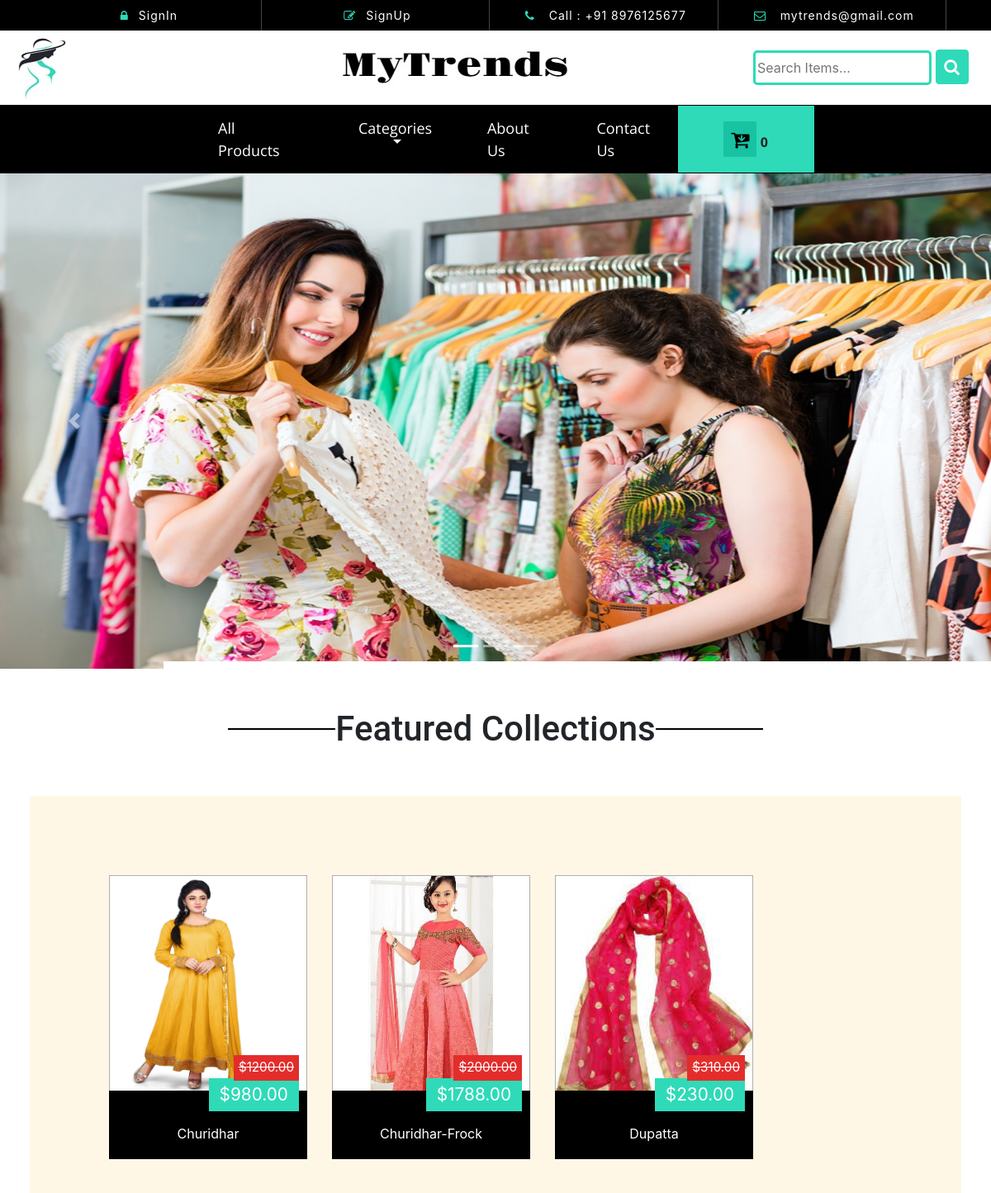
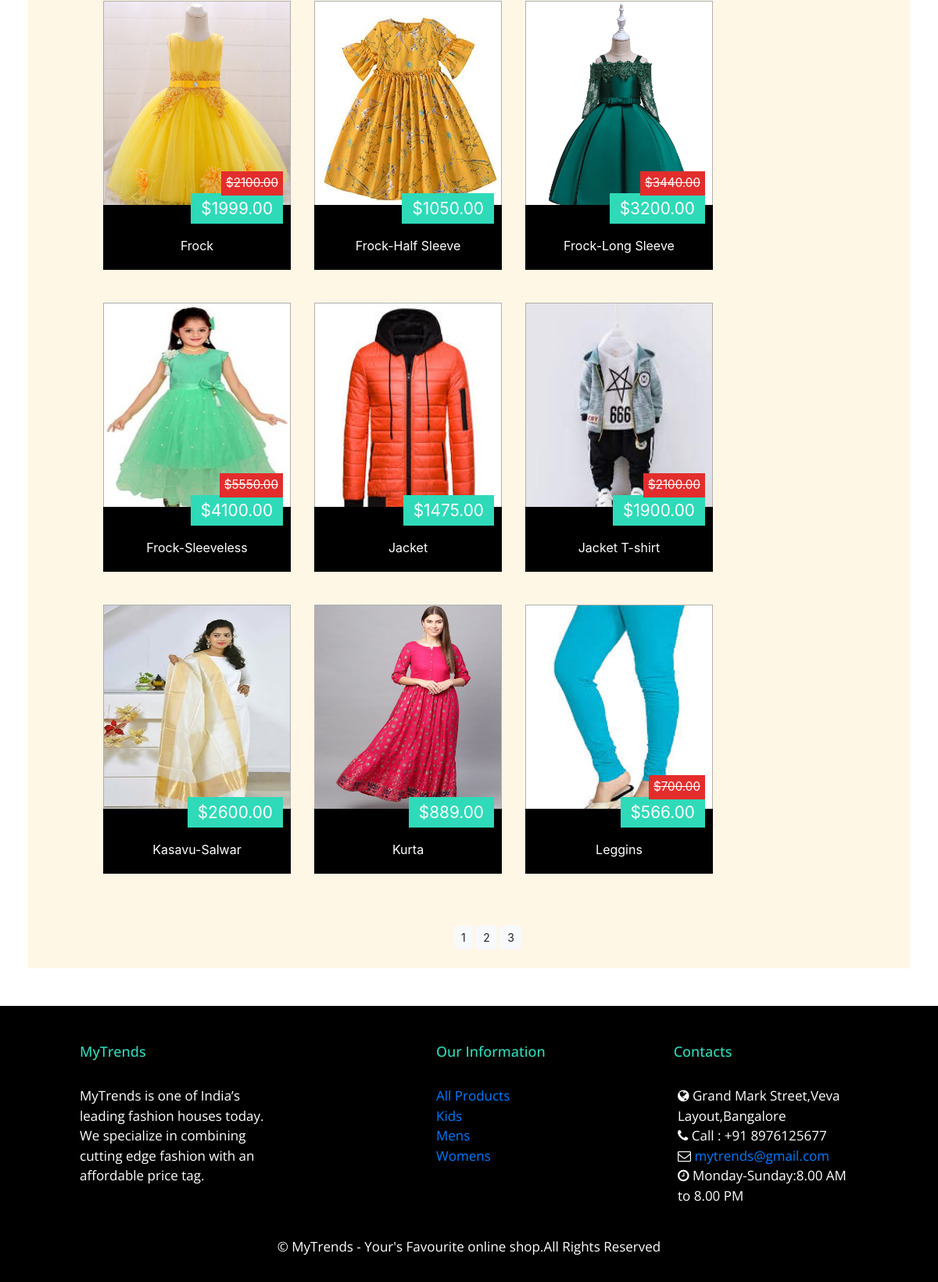
The page /shopapp/ on the database its author committed (2 pictures, top to bottom).
### shopapp/models.py (models this page shows, shortened)
class Product(models.Model):
     name = models.CharField(max_length=250,unique=True)
     slug = models.SlugField(max_length=250,unique=True)
     desc = models.TextField(blank=True)
     image = models.ImageField(upload_to='product',blank=True)
     category = models.ForeignKey(Category,on_delete=models.CASCADE)
     price = models.DecimalField(max_digits=10,decimal_places=2)
     oldprice = models.DecimalField(max_digits=10,decimal_places=2)
     stock = models.IntegerField()
     available = models.BooleanField(default=True)
     created = models.DateTimeField(auto_now=True)
     updated = models.DateTimeField(auto_now=True)
     class Meta:
         ordering=('name',)
         verbose_name='product'
         verbose_name_plural= 'products'
     def get_url(self):
         return reverse("shopapp:prodCatDetail",args=[self.category.slug,self.slug])

class Category(models.Model):
     name = models.CharField(max_length=250,unique=True)
     slug = models.SlugField(max_length=250,unique=True)
     desc = models.TextField(blank=True)
     image = models.ImageField(upload_to='category',blank=True)
     class Meta:
         ordering=('name',)
         verbose_name='category'
         verbose_name_plural= 'categories'
     def get_url(self):
         return reverse("shopapp:products_by_category",args=[self.slug])

### shopapp/views.py (the view)
# urls.py: path('',views.allProductsCat,name='allProductsCat'),
def allProductsCat(request,c_slug=None):
    global products
    c_page = None
    products_list = None
    if c_slug != None:
        c_page = get_object_or_404(Category, slug=c_slug)
        products_list = Product.objects.all().filter(category=c_page, available=True)
    else:
        products_list = Product.objects.all().filter(available=True)
    paginator = Paginator(products_list, 12)
    try:
        page = int(request.GET.get('page', '1'))
    except:
        page = 1
    try:
        products = paginator.page(page)
    except (EmptyPage, InvalidPage):
        products = paginator.page(paginator.num_pages)
    return render(request, 'category.html', {'category': c_page, 'products': products})

### cart/context_processors.py (called while the page is built)
def counter(request):
    item_count=0
    if 'admin' in request.path:
        return {}
    else:
        try:
            cart=Cart.objects.filter(cart_id=_cart_id(request))
            cart_items=CartItem.objects.all().filter(cart=cart[:1])
            for cart_item in cart_items:
                item_count += cart_item.quantity
        except Cart.DoesnotExist:
            item_count=0
        return dict(item_count=item_count)

### cart/views.py (called while the page is built)
def _cart_id(request):
    cart = request.session.session_key
    if not cart:
        cart = request.session.create()
    return cart

### shopapp/context_processors.py (called while the page is built)
def menu_links(request):
    links=Category.objects.all()
    return dict(links=links)

### templates/category.html (shortened to what this page needs)
{% extends 'base.html' %}
{% load static %}
{% block content %}
<div>
   {% if category %}
      <img src="{{category.image.url}}" alt="{{category.name}}" style="width:1500px;height:600px">
</div>
<br><br>
<div>
    <h4>{{category.name}} Collections</h4>
    <br>
    <div class="text-justify">
        <p>{{category.desc}}</p>
    </div>
</div>
<br>
   {% else %}
   <div>
     {% include 'carousel.html' %}
   </div>
   <br><br>
   <div class="text-center" >
       <h4>Featured Collections</h4>
   </div><br><br>
   {% endif %}
   <section class="section new-section">
     <div class="row">
        {% for product in products.object_list %}
           <div>
               <div class="col-lg-3 col-md-6 mb-4 mb-lg-0">
                   <div class="product" >
                       <a class="img-wrapper"> <img  src="{{product.image.url}}" alt="{{product.name}}" style="width:240px;height:280px"></a>
                       <div class="info">
                           <div class="title">{{product.name}}</div>
                           <div class="price sale">${{product.price}}</div>
                           {% if product.oldprice > product.price  %}
                               <div class="price old">${{product.oldprice}}</div>
                           {% endif %}
                       </div>
                   </div>
               </div>
           </div>
        {% endfor %}
    </div><br>
    <div class="mx_auto">
        <div class="text-center">
           {% for pg in products.paginator.page_range %}
              <a href="?page={{pg}}" class="btn btn-light btn-sm {% if products.number == pg %} activate {% endif %}">{{pg}}</a>
           {% endfor %}
        </div>
    </div>
   </section><br><br>
{% endblock %}

### templates/base.html (shortened to what this page needs)
{% load static %}
<html lang="en">
    <head>
       <link rel="stylesheet" href="{% static 'css/bootstrap.min.css' %}">
       <link rel="stylesheet" href="{% static 'css/custom.css' %}">
       <link rel="stylesheet"  href="https://cdnjs.cloudflare.com/ajax/libs/font-awesome/4.7.0/css/font-awesome.min.css">
    </head>
    <body style="max-width: 100%;overflow-x: hidden;">
        {% include 'header.html' %}
        {% include 'header-bot.html' %}
        {% include 'navbar.html' %}
        {% block content %}
        {% endblock %}
        <div>
            {% include 'footer.html' %}
        </div>
    </body>
</html>

### templates/header.html
<div class="header">
	<div class="container">
		<ul>
		{% if user.is_authenticated %}
			<li><i class="fa fa-user" aria-hidden="true"></i> Welcome, {{user.username}} </li>
			<li><a href="{% url 'accounts:logout' %}"><i class="fa fa-unlock" aria-hidden="true"></i>Logout</a></li>
        {% else %}
			<li><a href="{% url 'accounts:login' %}"><i class="fa fa-lock"  aria-hidden="true"></i>SignIn</a></li>
			<li><a href="{% url 'accounts:register' %}"><i class="fa fa-pencil-square-o"  aria-hidden="true"></i>SignUp</a></li>
		{% endif %}
			<li><i class="fa fa-phone" aria-hidden="true"></i> Call : +91 8976125677</li>
			<li><i class="fa fa-envelope-o" aria-hidden="true"></i> <a href="mailto:mytrends@gmail.com">mytrends@gmail.com</a></li>
		</ul>
	</div>
</div>

### templates/header-bot.html (shortened to what this page needs)
{% load static %}
<div class="header-bot">
    <img src="{% static 'images/logo.jpg' %}" alt="" class="logo">
    <img src="{% static 'images/heading.jpg' %}" alt="" class="heading-middle">
    <div class="search search-pad">
        <form action="{% url 'search_app:searchResult' %}" method="get">
            <input type="text" class="search-term"  placeholder="Search Items..." name="searchme">
            <button type="submit" class="searchButton">
                <i class="fa fa-search"></i>
            </button>
        </form>
    </div>
</div>

### templates/navbar.html (shortened to what this page needs)
{% load static %}
<nav class="navbar navbar-expand-lg navbar-dark ban-top">
   <div class="collapse navbar-collapse nav-set navf" id="navbarContent">
       <ul class="navbar-nav mr-auto">
          <li class="nav-item active  navbtn">
              <a href="{% url 'shopapp:allProductsCat' %}" style="color:#fff">All Products</a>
          </li>
          <li class="dropdown">
              <button class="navbtn dropdown-toggle">Categories</button>
          </li>
          <li class="nav-item">
              <a href="{% url 'about:about' %}" class="nav-link navbtn"  style="color:#fff">About Us</span></a>
          </li>
          <li class="nav-item">
              <a href="{% url 'contact:contact' %}" class="nav-link navbtn"  style="color:#fff">Contact Us</span></a>
          </li>
       </ul>
       <div class="top_nav_right">
            <div class="wthreecartaits wthreecartaits2 box_1">
                <a href="{% url 'cart:cart_detail' %}"> <button class="w3view-cart" type="submit" name="submit" value=""><i class="fa fa-cart-arrow-down cursor" aria-hidden="true"></i></button></a>
                <b>{{item_count}}</b>
            </div>
	   </div>
   </div>
</nav>

### templates/carousel.html (shortened to what this page needs)
{% load static %}
<div id="carouselExampleIndicators" class="carousel slide flex-crl" data-ride="carousel">
   <ol class="carousel-indicators">
      <li data-target="#carouselExampleIndicators" data-slide-to="0" class="active"></li>
      <li data-target="#carouselExampleIndicators" data-slide-to="1"></li>
      <li data-target="#carouselExampleIndicators" data-slide-to="2"></li>
   </ol>
   <div class="carousel-inner">
       <div class="carousel-item active">
          <img class="d-block w-100" src="{% static 'images/banner1.jpg' %}" alt="First slide" style="width:1200px;height:600px">
       </div>
   </div>
   <a class="carousel-control-prev" href="#carouselExampleIndicators" role="button" data-slide="prev">
      <span class="carousel-control-prev-icon" aria-hidden="true"></span>
   </a>
   <a class="carousel-control-next" href="#carouselExampleIndicators" role="button" data-slide="next">
      <span class="carousel-control-next-icon" aria-hidden="true"></span>
   </a>
</div>

### templates/footer.html (shortened to what this page needs)
<footer class="page-footer foot">
    <div class="container text-center text-md-left pt-4 pt-md-5">
        <div class="row mt-1 mt-md-0 mb-4 mb-md-0">
            <div class="col-md-3 mt-3 mt-md-0 mb-0 mb-md-4 foot-col foottxt1 navf">
                <h5>MyTrends</h5>
                <td>
                    <p class="foot-desc mb-0 foottxt2 navf">
                        MyTrends is one of India’s leading fashion houses today.
                        We specialize in combining cutting
                        edge fashion with an affordable price tag.
                    </p>
                </td>
          </div>
          <div class="col-md-3 mt-3 mt-md-0 mb-0 mb-md-4  foottxt1 navf">
            <h5>Our Information</h5>
            <ul class="list-unstyled navf">
                <a href="{% url 'shopapp:allProductsCat' %}">All Products</a><br>
                {% for cat in links %}
                    <a href="{{cat.get_url}}">{{cat.name}}</a><br>
                {% endfor %}
            </ul>
          </div>
          <div class="col-md-3 mt-3 mt-md-0 mb-0 mb-md-4  foottxt1 navf" >
              <h5>&nbsp;&nbsp;&nbsp;&nbsp;Contacts</h5>
              <ul class="fa-ul foot-desc ml-4 foottxt2 navf">
                  <li><i class="fa fa-globe" aria-hidden="true"></i> Grand Mark Street,Veva Layout,Bangalore</li>
                  <li><i class="fa fa-phone" aria-hidden="true"></i> Call :   +91 8976125677</li>
                  <li><i class="fa fa-envelope-o" aria-hidden="true"></i> <a href="mailto:mytrends@gmail.com"> mytrends@gmail.com</a></li>
                  <li><i class="fa fa-clock-o"></i></span> Monday-Sunday:8.00 AM to 8.00 PM</li>
              </ul>
          </div>
        </div>
    </div>
    <div class="footer-copyright text-center py-3 foottxt2 navf">
        <p>&copy; MyTrends - Your's Favourite online shop.All Rights Reserved</p>
    </div>
</footer>

### static/css/custom.css (style rules this page uses)
h1,h2,h3,h6, .navf { margin:0; font-family: 'Open Sans', "Times New Roman"; }
h5 { font-size:18px; }
h4 { font-family: 'Roboto', "sans-serif"; font-size: 42px; }
h4 { display: flex; flex-direction: row; margin-left: 23%; margin-right: 23%; }
h4:before , h4:after { content: ""; flex: 1 1; border-bottom: 2px solid #000; margin: auto; }
ul { margin:0; padding:0; }
.header { background: #000; }
.header ul li { display: inline-block; width: 24.5%; text-align: center; color: #fff; font-size: 14px; padding: 8px 1; letter-spacing: 1px; border-right: 1px solid #464444; }
.header ul li a { color: #fff; text-decoration: none; }
.header ul li i { margin-right: 12px; top: 2px; color: #2fdab8; }
.header-bot .search { float: right; width: 24%; position: relative; }
.header-bot .search-term { width: 75%; border: 3px solid #2fdab8; height: 42px; border-radius: 5px 5px 5px 5px; outline: none; color: #2fdab8; font-size:16px; }
.header-bot .searchButton { width: 40px; height: 42px; border: 1px solid #2fdab8; background: #2fdab8; text-align: center; color: #fff; border-radius: 4px 4px 4px 4px; cursor: pointer; font-size: 20px; padding-bottom: 4px; padding-top: 4px; }
.search-pad { margin-top: 23px; }
.logo { margin-left: 15px; margin-top: 5px; }
.heading-middle { margin-left: 26%; }
.ban-top { background:#000; padding: 1px 2px; }
.navbtn { padding: 12px; font-size: 18px; border: none; background-color: #000; color:#fff; }
.dropdown { position: relative; display: inline-block; }
button:before,button:after { outline:none; }
.nav-set { margin-left: 250px; }
nav li { padding-left: 40px; }
.top_nav_right { width:40%; padding-right: 15%; }
.box_1 { background: #2fdab8; padding: 19px 19px; text-align: center; width:70% }
button.w3view-cart { outline: none; border: none; background: #17c3a2; width: 40px; height: 43px; font-size: 24px; color: #000; }
.cursor { cursor: pointer; }
.flex-crl { display: flex; }
.new-section { background-color: #fff7e6; margin-left: 26%; }
.section { display: block; padding-left: 8%; padding-right: 4%; padding-top: 8%; padding-bottom: 2%; margin-left: 3%; margin-right: 3%; }
.product { width: 240px; position: relative; }
.product a { text-decoration: none; }
.img-wrapper { background-color:#ffffff; display: block; width: 100%; height: 240px; border: 1px solid #afafaf; border-bottom: 0; overflow: hidden; text-align: center; padding-right: 14px; padding-bottom: 260px; }
.info { width: 100%; background: #000; color: #fff; position: relative; padding: 40px 10px 20px 10px; text-align: center; vertical-align: middle; transform: translateZ(0); box-shadow: 0 0 1px rgba(0,0,0,0); backface-visibility: hidden; transition-property: color,height; transition-duration: 0.3s,0.4s; transition-timing-function: ease-out; height: 83px; }
.info:before { content: ""; position: absolute; z-index: -1; top: 0; bottom: 0; left: 0; right: 0; background: #fff; transform: scaleY(0); transform-origin: 50%; transition: transform 0.3s ease-out; }
.info:after { visibility: hidden; pointer-events: none; position: absolute; z-index: -1; content: ''; border-style: solid; transition-duration: 0.3s; transition-property: transform; left: calc(50% - 11px); bottom: 0; border-width: 10px 10px 0 10px; border-color: black transparent transparent transparent; }
.title { transition: transform 0.3s ease-out; }
.price { background: #e32d2c; position: absolute; font-size: 1.3em; padding: 4px 13px; top: -15px; right: 10px; }
.price.sale { background: #2fdab8; }
.price.old { font-size: 0.95em; padding: 4px 6px; text-decoration: line-through; top: -43px; }
.foot { background-color: #000; font-size:17px; }
.foottxt1 { color: #2fdab8; }
.foottxt2 { color: #fff; }
.foot-col { margin-right:15%; margin-left:5%; }

### rows shown on the page
Product: image (picture), name "Churidhar", price "980.00", oldprice "1200.00"
Product: image (picture), name "Churidhar-Frock", price "1788.00", oldprice "2000.00"
Product: image (picture), name "Dupatta", price "230.00", oldprice "310.00"
Product: image (picture), name "Frock", price "1999.00", oldprice "2100.00"
Product: image (picture), name "Frock-Half Sleeve", price "1050.00"
Product: image (picture), name "Frock-Long Sleeve", price "3200.00", oldprice "3440.00"
Product: image (picture), name "Frock-Sleeveless", price "4100.00", oldprice "5550.00"
Product: image (picture), name "Jacket", price "1475.00"
Product: image (picture), name "Jacket T-shirt", price "1900.00", oldprice "2100.00"
Product: image (picture), name "Kasavu-Salwar", price "2600.00"
Product: image (picture), name "Kurta", price "889.00"
Product: image (picture), name "Leggins", price "566.00", oldprice "700.00"
Category: name "Kids"
Category: name "Mens"
Category: name "Womens"

### other values the page prints
{{ item_count }} "0"
{{ pg }} "1" "2" "3"
